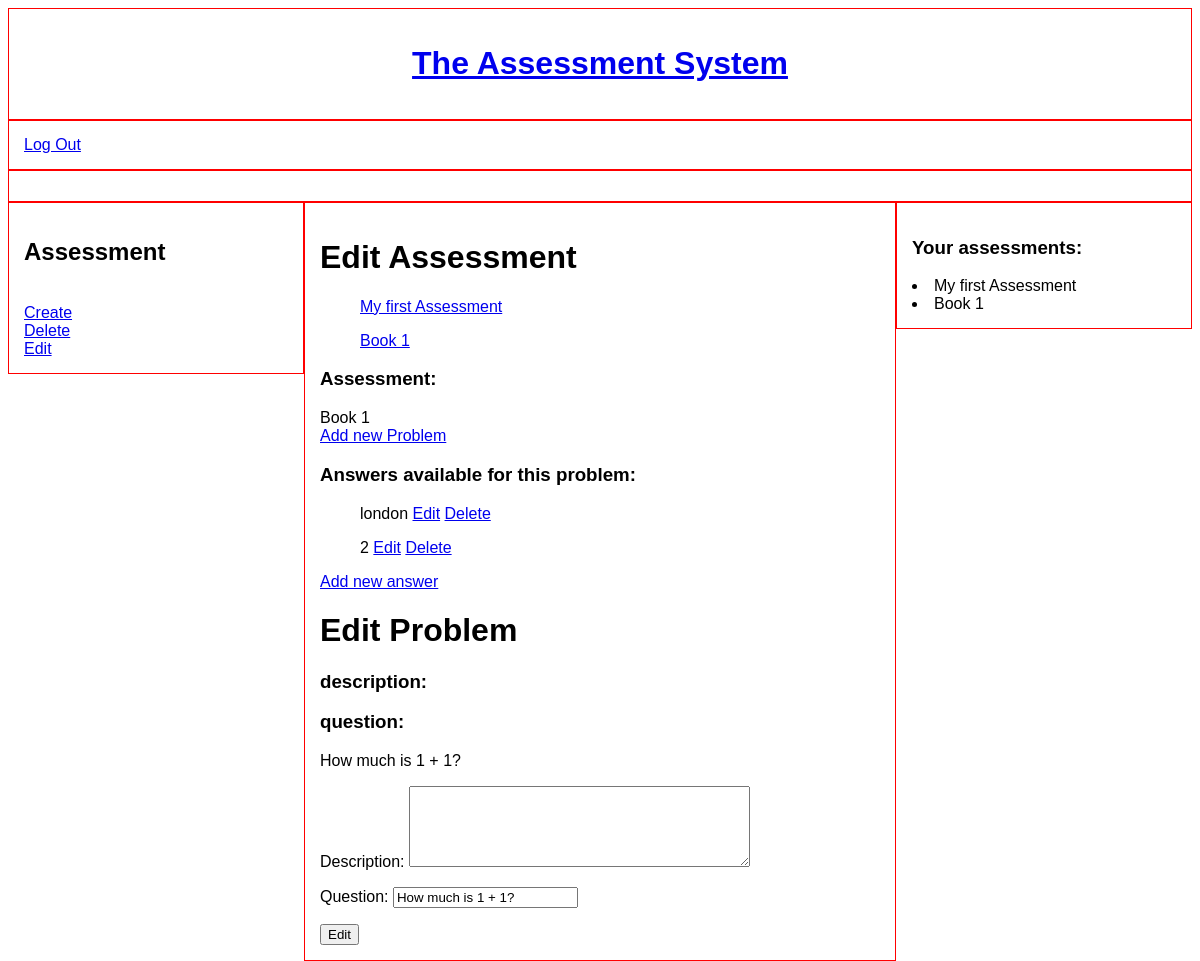
The app's page /edit-problem/70/ (signed in) with its own data.
### assessment/models.py (models this page shows, shortened)
class Assessment(models.Model):
    creator = models.ForeignKey(settings.AUTH_USER_MODEL, on_delete=models.CASCADE, editable=False)
    title = models.CharField(max_length=100, blank=True)
    def __str__(self):
        return f'{self.title}'

class Answer(models.Model):
    creator = models.ForeignKey(settings.AUTH_USER_MODEL, on_delete=models.CASCADE, editable=False)
    answer = models.CharField(max_length=255)
    question = models.ForeignKey(Problem, on_delete=models.CASCADE)
    problem_finished = models.BooleanField(default=False)

class Problem(models.Model):
    creator = models.ForeignKey(settings.AUTH_USER_MODEL, on_delete=models.CASCADE, editable=False)
    assessment = models.ForeignKey(Assessment, on_delete=models.CASCADE)
    description = models.TextField(blank=True)
    question = models.CharField(max_length=255, blank=False)
    def __str__(self):
        return self.question

### assessment/views.py (the view, shortened to what this page needs)
# urls.py: path('edit-problem/<int:problem_id>/', views.edit_problem, name='edit-problem'),
def edit_problem(request, problem_id):
    problem_to_edit = Problem.objects.get(
        id=problem_id
    )
    current_assessment = problem_to_edit.assessment
    user_id = current_assessment.creator.id
    user_assessments = Assessment.objects.filter(creator__id=user_id).exclude(title='')
    problem_answers_list = []
    problem_answers_queryset = Answer.objects.filter(question=problem_to_edit)
    description_to_be_edited = problem_to_edit.description
    question_to_be_edited = problem_to_edit.question
    edit_problem_form = CreateProblemForm(
        initial=
        {
            'description': description_to_be_edited,
            'question': question_to_be_edited
        }
    )
    template_name = 'edit_assessment.html'
    context = {
        'edit_problem_form': edit_problem_form,
        'problem_to_edit': problem_to_edit,
        'current_assessment': current_assessment,
        'user_assessments': user_assessments,
        'problem_answers_queryset': problem_answers_queryset,
    }
    return render(request, template_name, context)

### assessment/forms.py
class CreateProblemForm(ModelForm):
    class Meta:
        model = Problem
        fields = [
            'description',
            'question'
        ]
        widgets = {
            'description': forms.Textarea(attrs={'rows': 5})
        }

### assessment/templates/assessment/edit_assessment.html (shortened to what this page needs)
{% extends 'home.html' %}
{% block main-content-teacher %}
{% if user_assessments %}
<h1>Edit Assessment</h1>
{% for assessment in user_assessments %}
<ul><a href="{% url 'edit' assessment.id %}">{{ assessment }} </a></ul>
{% endfor %}
{% else %}
No assessment to edit.
{% endif %}
{% if current_assessment %}
<h3>Assessment: </h3>{{ current_assessment }}
{% endif %}
{% if current_assessment %}
<br><a href="{% url 'add-problem' current_assessment.id %}">Add new Problem</a>
{% endif %}
{% if problem_answers_queryset %}
<h3>Answers available for this problem:</h3>
{% for answer in problem_answers_queryset %}
<ul>{{ answer.answer }} <a href="{% url 'edit-answer' answer.id %}">Edit</a>
    <a href="{% url 'delete-answer' answer.id %}">Delete</a></ul>
{% endfor %}
{% endif %}
{% if problem_to_edit %}
<a href="{% url 'add-answer' problem_to_edit.id %}">Add new answer</a>
{% endif %}
{% if problem_to_edit and not create_answer_form %}
<h1>Edit Problem </h1>
<h3>description: </h3>{{ problem_to_edit.description }}
<h3>question: </h3>{{ problem_to_edit }}
<form action="{% url 'edit-problem' problem_to_edit.id %}" method="post">
    {{ edit_problem_form.as_p}}
    <input type="submit" name="edit-problem" value="Edit">
</form>
{% endif %}
{% endblock %}

### core/templates/core/home.html (shortened to what this page needs)
{% extends 'base.html' %}
{% block content %}
<div class="col-12" id="logo">
    <h1><a href="{% url 'home' %}">The Assessment System</a></h1>
</div>
<div class="col-12" id="navbar">
    {% if not user.is_authenticated %}
    <a href="{% url 'login' %}">Log In</a>
    <a href="{% url 'signup' %}">Sign Up</a>
    {% else %}
    <a href="{% url 'logout' %}">Log Out</a>
    {% endif %}
</div>
<div class="col-12" id="messages">
</div>
{% if user.role == 'Teacher' %}
<div class="col-3" id="left-side-teacher">
    <h2>Assessment</h2>
    <br><a href="{% url 'create-assessment' %}" name="create-assessment">Create</a>
    <br><a href="{% url 'delete-assessment' %}" name="delete-assessment">Delete</a>
    <br><a href="{% url 'edit-assessment' %}" name="edit-assessment">Edit</a>
</div>
<div class="col-6" id="main-content-teacher">
    {% block main-content-teacher %}
    {% endblock %}
</div>
<div class="col-3" id="right-side-teacher">
    {% if user_assessments %}
    <h3>Your assessments:</h3>
    {% for assessment in user_assessments %}
    <li>{{ assessment }}</li>
    {% endfor %}
    {% else %}
    <h3>You have no assessments.</h3>
    {% endif %}
</div>
{% elif user.role == 'Student' %}
student
{% endif %}
{% endblock %}

### assessmentsystem/static/assessmentsystem/css/style.css (style rules this page uses)
* { box-sizing: border-box; }
[class*="col-"] { float: left; padding: 15px; border: 1px solid red; }
.col-3 { width: 25%; }
.col-6 { width: 50%; }
.col-12 { width: 100%; }
body { font-family: sans-serif; }
#logo { text-align: center; }

### records on screen
Assessment: title "My first Assessment"
Assessment: title "Book 1"
Answer: answer "london"
Answer: answer "2"
Problem: question "How much is 1 + 1?"
